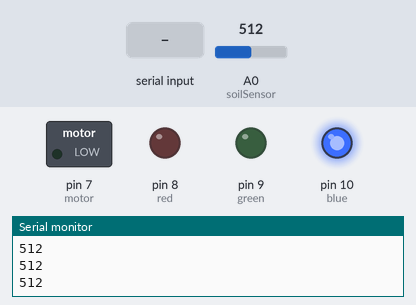
Simulated run of this sketch. Board: Arduino Uno, built with avr-gcc and run on an emulated ATmega328P. Shown: switched loads named in the sketch (green lamp = pin HIGH), output pins drawn as LEDs (lit = HIGH), the last lines printed to the serial monitor. The test bench sets the inputs (shaded band); at power-on: A0 (soilSensor) = 512.

Above: at 1.2 s.
1.3 s: A0 (soilSensor) set to 582
2.8 s: A0 (soilSensor) set to 617
At 4.2 s:
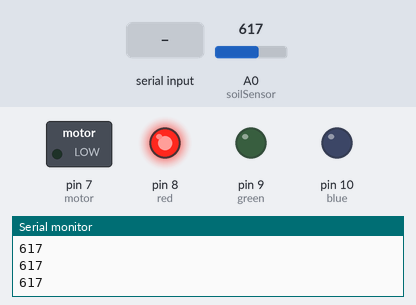
4.5 s: "A" received over Serial
At 5.4 s:
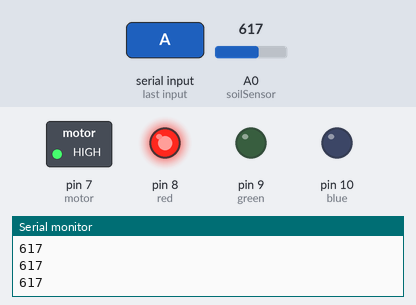
6.0 s: A0 (soilSensor) set to 590
At 6.6 s:
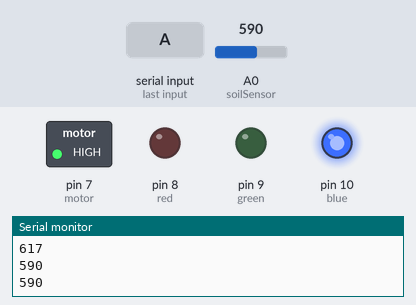
7.5 s: A0 (soilSensor) set to 383
9.0 s: A0 (soilSensor) set to 352
At 10.1 s:
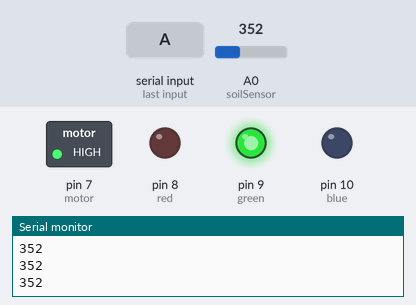
Timing chart, 0 to 11.5 s (numbered marks = the images above; inputs shaded):
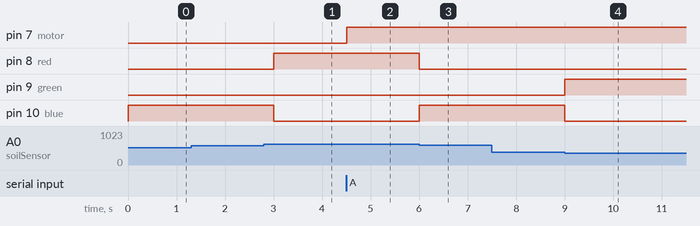

Measured:
- the behaviour switches between 600 and 601 on A0 (soilSensor) (found by bisection; images 0 and 1)
- the behaviour switches between 370 and 369 on A0 (soilSensor) (found by bisection; images 3 and 4)
- after the input at 2.8 s, pin 8 (red): LOW → HIGH after 0.20 s; pin 10 (blue): HIGH → LOW after 0.20 s
- after the input at 4.5 s, pin 7 (motor): LOW → HIGH at once
- after the input at 6.0 s, pin 8 (red): HIGH → LOW at once; pin 10 (blue): LOW → HIGH at once
- after the input at 9.0 s, pin 9 (green): LOW → HIGH at once; pin 10 (blue): HIGH → LOW at once

The sketch:

CAL_LABACT_4.ino
```cpp
const int soilSensor = A0;
const int motor = 7;
const int red = 8;
const int green = 9;
const int blue = 10;

void setup() {
  pinMode(soilSensor, INPUT);
  pinMode(red, OUTPUT);
  pinMode(blue, OUTPUT);
  pinMode(green, OUTPUT);
  pinMode(motor, OUTPUT);
  Serial.begin(9600);

  // Motor off by default
  digitalWrite(motor, LOW);
}

void offLEDs() {
  digitalWrite(red, LOW);
  digitalWrite(green, LOW);
  digitalWrite(blue, LOW);
}

void loop() {
  int soilSensorVal = analogRead(soilSensor);

  if (Serial.available() > 0) {
    char winforms = Serial.read();
    if (winforms == 'A') {
      digitalWrite(motor, HIGH);
    }
    else if (winforms == 'B') {
      digitalWrite(motor, LOW);
    }
  }

  Serial.println(soilSensorVal);

  if (soilSensorVal < 370) {
    offLEDs();
    digitalWrite(green, HIGH);
  }
  else if (soilSensorVal >= 370 && soilSensorVal <= 600) {
    offLEDs();
    digitalWrite(blue, HIGH);
  }
  else if (soilSensorVal > 600 && soilSensorVal < 1000) {
    offLEDs();
    digitalWrite(red, HIGH);
  }
  else {
    offLEDs();
  }

  delay(500);
}
```
